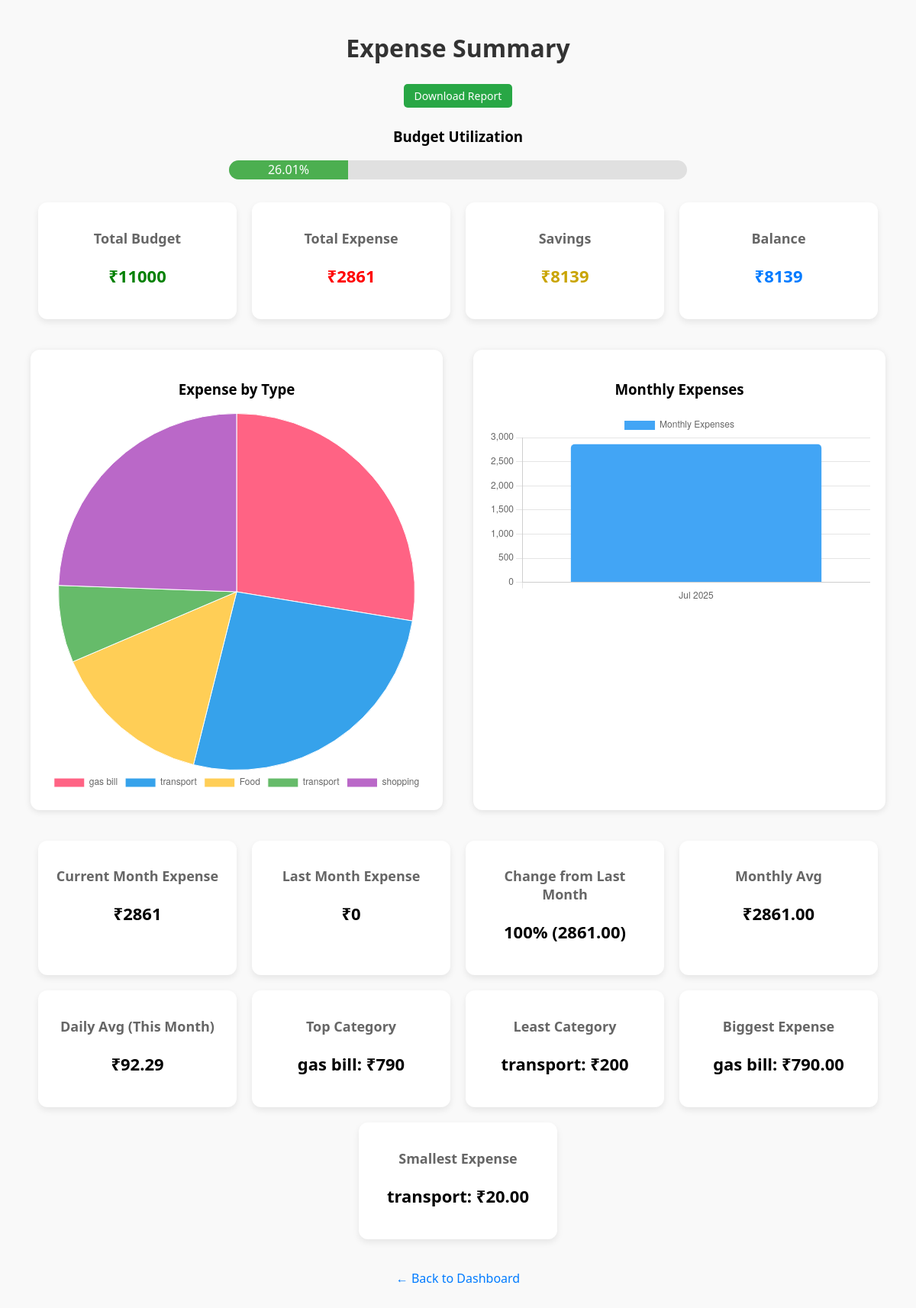
The page /reports/summary/ (signed in) on the database its author committed.
### expenses/models.py (models this page shows, shortened)
class Expense(models.Model):
    user = models.ForeignKey(User, on_delete=models.CASCADE)
    amount = models.DecimalField(max_digits=10, decimal_places=2)
    expense_type = models.CharField(max_length=100)
    date = models.DateField()
    created_at = models.DateTimeField(auto_now_add=True)
    CATEGORY_CHOICES = [
        ('Groceries', 'Groceries'),
        ('Rent', 'Rent'),
        ('Utilities', 'Utilities'),
        ('Transportation', 'Transportation'),
        ('Loan Payments', 'Loan Payments'),
        ('Entertainment', 'Entertainment'),
        ('Shopping', 'Shopping'),
        ('Travel', 'Travel'),
        ('Family & Personal', 'Family & Personal'),
        ('Other', 'Other'),
    ]
    category = models.CharField(max_length=50, choices=CATEGORY_CHOICES, default='Other')

### reports/views.py (the view)
# urls.py: path('summary/', views.expense_summary_view, name='expense_summary'),
@login_required
def expense_summary_view(request):
    expenses = Expense.objects.filter(user=request.user).order_by('-date')
    categorized_expenses = defaultdict(list)
    for expense in expenses:
        categorized_expenses[expense.category].append(expense)
    total_expense = expenses.aggregate(Sum('amount'))['amount__sum'] or 0
    total_budget = Budget.objects.filter(user=request.user).aggregate(Sum('amount'))['amount__sum'] or 0
    savings = total_budget - total_expense
    balance = savings  # or update if you track balance separately
    expense_by_type = expenses.values('expense_type').annotate(total=Sum('amount'))
    monthly_expenses = expenses.annotate(month=TruncMonth('date')).values('month').annotate(total=Sum('amount')).order_by('month')
    today = now().date()
    first_day_this_month = today.replace(day=1)
    last_day_last_month = first_day_this_month - timedelta(days=1)
    first_day_last_month = last_day_last_month.replace(day=1)
    current_month_expenses = expenses.filter(date__gte=first_day_this_month)
    last_month_expenses = expenses.filter(date__gte=first_day_last_month, date__lte=last_day_last_month)
    current_month_total = current_month_expenses.aggregate(Sum('amount'))['amount__sum'] or 0
    last_month_total = last_month_expenses.aggregate(Sum('amount'))['amount__sum'] or 0
    comparison = current_month_total - last_month_total
    percentage_change = (
        (comparison / last_month_total * 100) if last_month_total != 0 else 100
    )
    days_in_current_month = monthrange(today.year, today.month)[1]
    daily_average = current_month_total / days_in_current_month
    monthly_average = total_expense / len(monthly_expenses) if monthly_expenses else 0
    biggest_category = max(expense_by_type, key=lambda x: x['total'], default={'expense_type': 'N/A', 'total': 0})
    smallest_category = min(expense_by_type, key=lambda x: x['total'], default={'expense_type': 'N/A', 'total': 0})
    biggest_expense = expenses.order_by('-amount').first()
    smallest_expense = expenses.order_by('amount').first()
    expense_percentage = (total_expense / total_budget) * 100 if total_budget > 0 else 0
    if expense_percentage < 50:
        progress_color = '#4CAF50'  # green
    elif expense_percentage < 75:
        progress_color = '#FFC107'  # yellow
    else:
        progress_color = '#F44336'  # red
    context = {
        'expenses': expenses,
        'categorized_expenses': categorized_expenses,
        'total_expense': total_expense,
        'total_budget': total_budget,
        'savings': savings,
        'balance': balance,
        'expense_type_labels': json.dumps([e['expense_type'] for e in expense_by_type]),
        'expense_type_data': json.dumps([float(e['total']) for e in expense_by_type]),
        'monthly_labels': json.dumps([e['month'].strftime('%b %Y') for e in monthly_expenses]),
        'monthly_data': json.dumps([float(e['total']) for e in monthly_expenses]),
        'current_month_total': current_month_total,
        'last_month_total': last_month_total,
        'comparison': comparison,
        'percentage_change': round(percentage_change, 2),
        'daily_average': round(daily_average, 2),
        'monthly_average': round(monthly_average, 2),
        'biggest_category': biggest_category,
        'smallest_category': smallest_category,
        'biggest_expense': biggest_expense,
        'smallest_expense': smallest_expense,
        'expense_percentage': round(expense_percentage, 2),
        'progress_color': progress_color,
    }
    return render(request, 'reports/expense_summary.html', context)

### reports/templates/reports/expense_summary.html (shortened to what this page needs)
<!DOCTYPE html>
<html lang="en">
<head>
</head>
<body>
    <h1>Expense Summary</h1>
    <div style="text-align:center; margin-bottom: 20px;">
        <a href="{% url 'download_expense_report' %}" class="edit-btn" style="background:#28a745;">Download Report</a>
    </div>
    <div class="budget-bar-container">
        <h3 style="text-align:center;">Budget Utilization</h3>
        <div class="budget-bar-background">
            <div class="budget-bar-fill">
                {{ expense_percentage }}%
            </div>
        </div>
    </div>
    <div class="summary-container">
        <div class="summary-box">
            <h2>Total Budget</h2>
            <p class="green">₹{{ total_budget }}</p>
        </div>
        <div class="summary-box">
            <h2>Total Expense</h2>
            <p class="red">₹{{ total_expense }}</p>
        </div>
        <div class="summary-box">
            <h2>Savings</h2>
            <p class="yellow">₹{{ savings }}</p>
        </div>
        <div class="summary-box">
            <h2>Balance</h2>
            <p class="blue">₹{{ balance }}</p>
        </div>
    </div>
    <div class="chart-container">
        <div class="chart-box">
            <h3 style="text-align:center;">Expense by Type</h3>
            <canvas id="pieChart"></canvas>
        </div>
        <div class="chart-box">
            <h3 style="text-align:center;">Monthly Expenses</h3>
            <canvas id="barChart"></canvas>
        </div>
    </div>
    <div class="summary-container">
        <div class="summary1-box"><h2>Current Month Expense</h2><p>₹{{ current_month_total }}</p></div>
        <div class="summary1-box"><h2>Last Month Expense</h2><p>₹{{ last_month_total }}</p></div>
        <div class="summary1-box"><h2>Change from Last Month</h2><p>{{ percentage_change }}% ({{ comparison|floatformat:2 }})</p></div>
        <div class="summary1-box"><h2>Monthly Avg</h2><p>₹{{ monthly_average }}</p></div>
        <div class="summary1-box"><h2>Daily Avg (This Month)</h2><p>₹{{ daily_average }}</p></div>
        <div class="summary1-box"><h2>Top Category</h2><p>{{ biggest_category.expense_type }}: ₹{{ biggest_category.total }}</p></div>
        <div class="summary1-box"><h2>Least Category</h2><p>{{ smallest_category.expense_type }}: ₹{{ smallest_category.total }}</p></div>
        <div class="summary1-box"><h2>Biggest Expense</h2><p>{{ biggest_expense.expense_type }}: ₹{{ biggest_expense.amount }}</p></div>
        <div class="summary1-box"><h2>Smallest Expense</h2><p>{{ smallest_expense.expense_type }}: ₹{{ smallest_expense.amount }}</p></div>
    </div>
    <a class="back-link" href="{% url 'dashboard' %}">← Back to Dashboard</a>
    <script>
        const pieLabels = {{ expense_type_labels|safe }};
        const pieData = {{ expense_type_data|safe }};
        const barLabels = {{ monthly_labels|safe }};
        const barData = {{ monthly_data|safe }};
        // Pie Chart
        new Chart(document.getElementById('pieChart'), {
            type: 'pie',
            data: {
                labels: pieLabels,
                datasets: [{
                    data: pieData,
                    backgroundColor: ['#FF6384', '#36A2EB', '#FFCE56', '#66BB6A', '#BA68C8', '#FFA726'],
                    borderWidth: 1
                }]
            },
            options: {
                responsive: true,
                plugins: { legend: { position: 'bottom' } }
            }
        });
        // Bar Chart
        new Chart(document.getElementById('barChart'), {
            type: 'bar',
            data: {
                labels: barLabels,
                datasets: [{
                    label: 'Monthly Expenses',
                    data: barData,
                    backgroundColor: '#42A5F5',
                    borderRadius: 5
                }]
            },
            options: {
                responsive: true,
                scales: { y: { beginAtZero: true } }
            }
        });
    </script>
</body>
</html>

### rows shown on the page
Expense: expense_type "gas bill", amount "790.00"
Expense: expense_type "transport", amount "20.00"

### other values the page prints
{{ expense_percentage }} "26.01"
{{ total_budget }} "11000"
{{ total_expense }} "2861"
{{ savings }} "8139"
{{ balance }} "8139"
{{ current_month_total }} "2861"
{{ last_month_total }} "0"
{{ percentage_change }} "100"
{{ comparison|floatformat:2 }} "2861.00"
{{ monthly_average }} "2861.00"
{{ daily_average }} "92.29"
{{ biggest_category.total }} "790"
{{ smallest_category.expense_type }} "transport"
{{ smallest_category.total }} "200"
chart data {{ expense_type_labels|safe }} ["gas bill", "transport", "Food", "transport", "shopping"]
